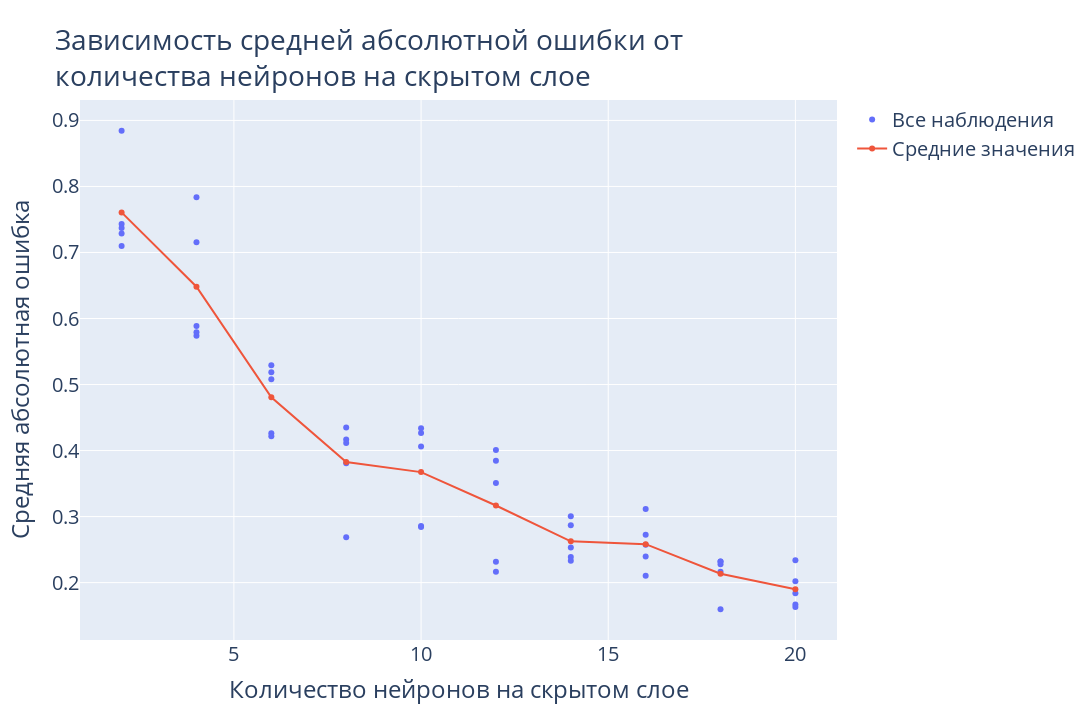

The notebook cell this image was saved under:
### Code cell
# Plotting results for training epochs amount
fig = go.Figure()
fig.add_trace(
    go.Scatter(x=all_sizes, y=all_mapes,
               name='Все наблюдения', mode='markers')
)
fig.add_trace(
    go.Scatter(x=hidden_sizes, y=mapes_mean,
               name='Средние значения', mode='lines+markers')
)
fig.update_layout(
    title='Зависимость средней абсолютной ошибки от<br>количества нейронов на скрытом слое',
    font=dict(size=20),
    xaxis=dict(title='Количество нейронов на скрытом слое'),
    yaxis=dict(title='Средняя абсолютная ошибка'),
    width=1280,
    height=720
)
fig.show()

### Figure 1 — Plotly figure (JSON) as saved in the notebook; plotly's stock layout.template omitted (floating-point values rounded to 4 significant figures)
{"data": [{"mode": "markers", "name": "Все наблюдения", "type": "scatter", "x": [2, 2, 2, 2, 2, 4, 4, 4, 4, 4, 6, 6, 6, 6, 6, 8, 8, 8, 8, 8, 10, 10, 10, 10, 10, 12, 12, 12, 12, 12, 14, 14, 14, 14, 14, 16, 16, 16, 16, 16, 18, 18, 18, 18, 18, 20, 20, 20, 20, 20], "y": [0.7289, 0.7433, 0.7371, 0.8844, 0.7099, 0.5886, 0.7154, 0.5737, 0.7836, 0.5792, 0.5184, 0.4263, 0.508, 0.5293, 0.4217, 0.2688, 0.4166, 0.4113, 0.3808, 0.4349, 0.4062, 0.4267, 0.4338, 0.2858, 0.2843, 0.4008, 0.3844, 0.2314, 0.351, 0.2163, 0.2531, 0.2388, 0.2333, 0.3006, 0.2868, 0.2573, 0.2724, 0.2102, 0.3116, 0.2395, 0.2276, 0.2319, 0.1596, 0.2163, 0.232, 0.2022, 0.1838, 0.163, 0.2339, 0.167]}, {"mode": "lines+markers", "name": "Средние значения", "type": "scatter", "x": [2, 4, 6, 8, 10, 12, 14, 16, 18, 20], "y": [0.7607, 0.6481, 0.4807, 0.3825, 0.3674, 0.3168, 0.2625, 0.2582, 0.2135, 0.19]}], "layout": {"font": {"size": 20}, "height": 720, "title": {"text": "Зависимость средней абсолютной ошибки от<br>количества нейронов на скрытом слое"}, "width": 1280, "xaxis": {"title": {"text": "Количество нейронов на скрытом слое"}}, "yaxis": {"title": {"text": "Средняя абсолютная ошибка"}}}}
